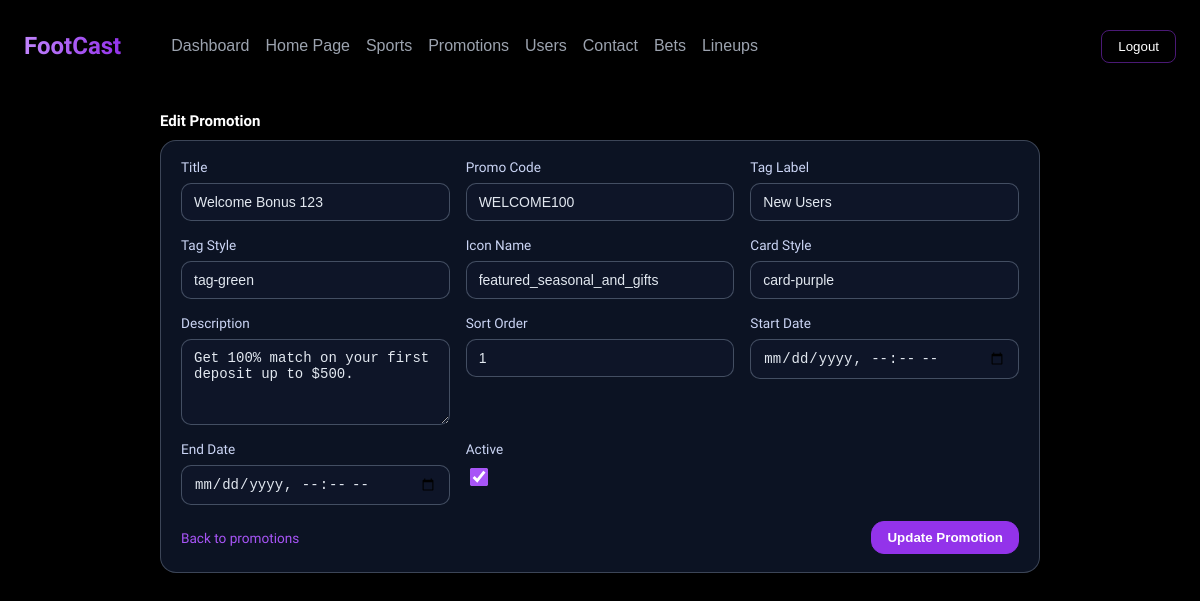
/admin-dashboard/edit/edit_promotions.php?id=1 (signed in), run on the app's committed database.
### tables this page shows
CREATE TABLE `promotions` (
  `id` int(11) NOT NULL,
  `title` varchar(120) NOT NULL,
  `description` text NOT NULL,
  `promo_code` varchar(50) DEFAULT NULL,
  `tag_label` varchar(60) DEFAULT NULL,
  `tag_style` varchar(40) DEFAULT NULL,
  `icon_name` varchar(80) DEFAULT NULL,
  `card_style` varchar(40) DEFAULT NULL,
  `is_active` tinyint(1) NOT NULL DEFAULT 1,
  `sort_order` int(11) NOT NULL DEFAULT 0,
  `start_date` datetime DEFAULT NULL,
  `end_date` datetime DEFAULT NULL,
  `created_at` timestamp NOT NULL DEFAULT current_timestamp(),
  `updated_at` timestamp NOT NULL DEFAULT current_timestamp() ON UPDATE current_timestamp()
);

### admin-dashboard/assets/includes/PromotionsRepository.php (called while the page is built, shortened)
<?php
final class PromotionsRepository{
    private mysqli $db;
    public function __construct(mysqli $db){
        $this->db = $db;
    }
    public function getById(int $id): ?array{
        $stmt = $this->db->prepare(
            'SELECT id, title, description, promo_code, tag_label, tag_style, icon_name, card_style, is_active,
                    sort_order, start_date, end_date
             FROM promotions
             WHERE id = ?
             LIMIT 1'
        );
        $stmt->bind_param('i', $id);
        $stmt->execute();
        $result = $stmt->get_result();
        $row = $result ? $result->fetch_assoc() : null;
        return $row ?: null;
    }
}

### admin-dashboard/edit/edit_promotions.php (the view, shortened to what this page needs)
<?php
require_once __DIR__ . '/../assets/includes/PromotionsRepository.php';
$db = footcast_db();
$promotionsRepository = new PromotionsRepository($db);
$promotionId = isset($_GET['id']) ? (int) $_GET['id'] : 0;
$errors = [];
$promotion = empty($errors) ? $promotionsRepository->getById($promotionId) : null;
if ($promotion && empty($errors)) {
    $promotion = $promotionsRepository->getById($promotionId) ?? $promotion;
}
function formatDateValue(?string $value): string
{
    if (!$value) {
        return '';
    }
    return date('Y-m-d\\TH:i', strtotime($value));
}
?>
<!DOCTYPE html>
<html lang="en">
<head>
    <link rel="stylesheet" href="../../assets/css/style.css">
    <link rel="stylesheet" href="../assets/css/admin.css">
    <link rel="stylesheet" href="../assets/css/lineups.css">
</head>
<body>
    <?php include("../assets/php/header.php"); ?>
    <main class="admin-main">
        <section class="admin-section admin-section-active">
            <div class="admin-form-center">
                <div class="admin-section-header">
                    <div>
                        <h2>Edit Promotion</h2>
                    </div>
                </div>
                <?php if ($promotion): ?>
                    <form class="admin-form" method="post" action="">
                        <div class="admin-form-grid">
                            <label class="admin-form-row">
                                <span>Title</span>
                                <input class="admin-input" type="text" name="title" value="<?php echo htmlspecialchars($promotion['title'] ?? '', ENT_QUOTES, 'UTF-8'); ?>" required>
                            </label>
                            <label class="admin-form-row">
                                <span>Promo Code</span>
                                <input class="admin-input" type="text" name="promo_code" value="<?php echo htmlspecialchars($promotion['promo_code'] ?? '', ENT_QUOTES, 'UTF-8'); ?>">
                            </label>
                            <label class="admin-form-row">
                                <span>Tag Label</span>
                                <input class="admin-input" type="text" name="tag_label" value="<?php echo htmlspecialchars($promotion['tag_label'] ?? '', ENT_QUOTES, 'UTF-8'); ?>">
                            </label>
                            <label class="admin-form-row">
                                <span>Tag Style</span>
                                <input class="admin-input" type="text" name="tag_style" value="<?php echo htmlspecialchars($promotion['tag_style'] ?? '', ENT_QUOTES, 'UTF-8'); ?>">
                            </label>
                            <label class="admin-form-row">
                                <span>Icon Name</span>
                                <input class="admin-input" type="text" name="icon_name" value="<?php echo htmlspecialchars($promotion['icon_name'] ?? '', ENT_QUOTES, 'UTF-8'); ?>">
                            </label>
                            <label class="admin-form-row">
                                <span>Card Style</span>
                                <input class="admin-input" type="text" name="card_style" value="<?php echo htmlspecialchars($promotion['card_style'] ?? '', ENT_QUOTES, 'UTF-8'); ?>">
                            </label>
                            <label class="admin-form-row">
                                <span>Description</span>
                                <textarea class="admin-input" name="description" rows="4" required><?php echo htmlspecialchars($promotion['description'] ?? '', ENT_QUOTES, 'UTF-8'); ?></textarea>
                            </label>
                            <label class="admin-form-row">
                                <span>Sort Order</span>
                                <input class="admin-input" type="number" name="sort_order" value="<?php echo htmlspecialchars((string) ($promotion['sort_order'] ?? '0'), ENT_QUOTES, 'UTF-8'); ?>">
                            </label>
                            <label class="admin-form-row">
                                <span>Start Date</span>
                                <input class="admin-input" type="datetime-local" name="start_date" value="<?php echo htmlspecialchars(formatDateValue($promotion['start_date'] ?? null), ENT_QUOTES, 'UTF-8'); ?>">
                            </label>
                            <label class="admin-form-row">
                                <span>End Date</span>
                                <input class="admin-input" type="datetime-local" name="end_date" value="<?php echo htmlspecialchars(formatDateValue($promotion['end_date'] ?? null), ENT_QUOTES, 'UTF-8'); ?>">
                            </label>
                            <label class="admin-form-row">
                                <span>Active</span>
                                <input class="admin-checkbox" type="checkbox" name="is_active" value="1" <?php echo (int) ($promotion['is_active'] ?? 0) === 1 ? 'checked' : ''; ?>>
                            </label>
                        </div>
                        <div class="admin-form-actions">
                            <a class="admin-link" href="../promotions.php">Back to promotions</a>
                            <button class="admin-btn admin-btn-primary" type="submit">Update Promotion</button>
                        </div>
                    </form>
                <?php endif; ?>
            </div>
        </section>
    </main>
</body>
</html>

### assets/css/style.css (style rules this page uses)
* { box-sizing: border-box; }
body { margin: 0; font-family: "Krona One", sans-serif; background: #000; color: #fff; padding-top: 80px; overflow-x: hidden; -webkit-font-smoothing: antialiased; -moz-osx-font-smoothing: grayscale; }
h1,h2,h3,h4,h5,h6 { font-family: "Krona One", sans-serif; }

### admin-dashboard/assets/css/admin.css (style rules this page uses)
body { background: black; min-height: 100vh; margin: 0; }
.admin-main { margin: 32px auto 40px; padding: 0 20px 40px; max-width: 1700px; }
.admin-section { display: none; margin-top: 12px; }
.admin-section-active { display: block; }
.admin-section-header { display: flex; justify-content: space-between; align-items: flex-end; margin-bottom: 12px; }
.admin-section-header h2 { margin: 0 0 4px; font-size: 17.6px; }
.admin-link { color: #a855f7; text-decoration: none; font-size: 13.6px; }
.admin-btn-primary { background:#9333ea; color: white; padding: 8px 15px; border: 1px solid #9333ea; border-radius: 13px; font-weight: 600; }

### admin-dashboard/assets/css/lineups.css (style rules this page uses)
.admin-main { margin: 32px auto 40px; padding: 0 20px 40px; max-width: 1700px; }
.admin-section { display: none; margin-top: 12px; }
.admin-section-active { display: block; }
.admin-section-header { display: flex; justify-content: space-between; align-items: flex-end; margin-bottom: 8px; }
.admin-section-header h2 { margin: 0 0 2px; font-size: 15px; }
.admin-form-center { max-width: 880px; margin: 0 auto; }
.admin-form-center .admin-section-header { justify-content: flex-start; }
.admin-form { background: rgba(15, 23, 42, 0.85); border-radius: 16px; border: 1px solid rgba(148, 163, 184, 0.35); padding: 18px 20px; max-width: 880px; margin-bottom: 24px; width: 100%; box-sizing: border-box; }
.admin-form-grid { display: grid; grid-template-columns: repeat(auto-fit, minmax(220px, 1fr)); gap: 16px; margin-bottom: 16px; width: 100%; box-sizing: border-box; }
.admin-form-row { display: flex; flex-direction: column; gap: 8px; font-size: 13.6px; color: #cbd5f5; }
.admin-input, .admin-select { background: rgba(15, 23, 42, 0.9); border: 1px solid rgba(148, 163, 184, 0.4); border-radius: 10px; padding: 10px 12px; color: #e2e8f0; font-size: 14px; width: 100%; box-sizing: border-box; }
.admin-checkbox { width: 18px; height: 18px; accent-color: #a855f7; }
.admin-form-actions { display: flex; justify-content: space-between; align-items: center; gap: 12px; }
.admin-link { color: #a855f7; text-decoration: none; font-size: 13.6px; }

### data on the page
promotions: title "Welcome Bonus 123", promo_code "WELCOME100", tag_label "New Users", tag_style "tag-green", icon_name "featured_seasonal_and_gifts", card_style "card-purple", description "Get 100% match on your first deposit up to $500.", sort_order "1", is_active "☑"
